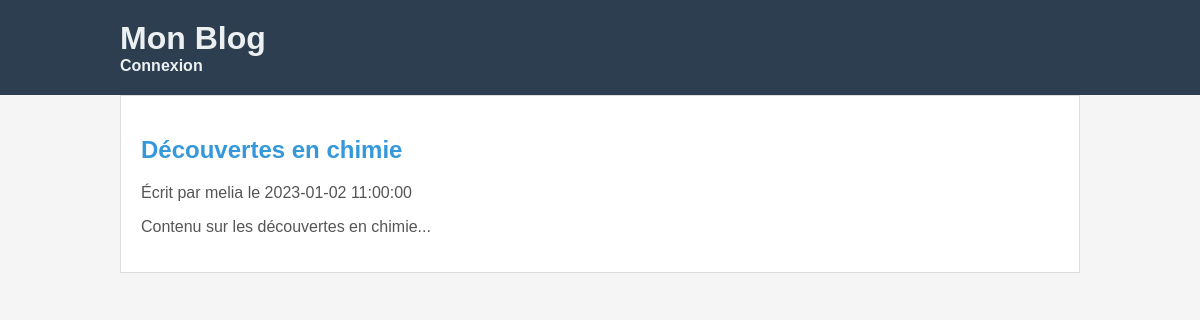
/article.php?id=7, run on the app's committed database.
### tables this page shows
CREATE TABLE `articles` (
  `id` int(11) NOT NULL AUTO_INCREMENT,
  `auteur` varchar(255) NOT NULL,
  `titre` varchar(255) NOT NULL,
  `date` datetime NOT NULL,
  `contenu` text DEFAULT NULL,
  PRIMARY KEY (`id`)
);

### Database.php (called while the page is built, shortened)
<?php
class Database {
    private $host = 'localhost';
    private $db = 'blog';
    private $user = 'root';
    private $pass = 'password';
    private $charset = 'utf8mb4';
    public $pdo = null;
    public function __construct() {
        try {
            $dsn = "mysql:host=$this->host;dbname=$this->db;charset=$this->charset";
            $options = [
                PDO::ATTR_ERRMODE => PDO::ERRMODE_EXCEPTION,
                PDO::ATTR_DEFAULT_FETCH_MODE => PDO::FETCH_ASSOC,
                PDO::ATTR_EMULATE_PREPARES => false,
            ];
            $this->pdo = new PDO($dsn, $this->user, $this->pass, $options);
        } catch (\PDOException $e) {
            throw new \PDOException($e->getMessage(), (int)$e->getCode());
        }
    }
    public function getArticleById($id) {
        $stmt = $this->pdo->prepare("SELECT * FROM articles WHERE id = :id");
        $stmt->execute(['id' => $id]);
        return $stmt->fetch();
    }
}
?>

### article.php (the view, shortened to what this page needs)
<!DOCTYPE html>
<html>
<head>
    <link rel="stylesheet" href="style.css">
</head>
<body>
    <header>
        <div class="container">
            <h1 id="branding">Mon Blog</h1>
            <nav>
                <ul>
                    <?php if (!isset($_SESSION['username'])): ?>
                        <li><a href="connexion.php">Connexion</a></li>
                    <?php else: ?>
                        <li><a href="deconnexion.php">Déconnexion</a></li>
                    <?php endif; ?>
                </ul>
            </nav>
        </div>
    </header>
    <div class="container">
        <?php
        include 'Database.php';
        $db = new Database();
        if (isset($_GET['id']) && is_numeric($_GET['id'])) {
            $id = $_GET['id'];
            $article = $db->getArticleById($id);
            if ($article) {
                echo "<article>";
                echo "<h2>" . htmlspecialchars($article['titre']) . "</h2>";
                echo "<p>Écrit par " . htmlspecialchars($article['auteur']) . " le " . $article['date'] . "</p>";
                echo "<p>" . htmlspecialchars($article['contenu']) . "</p>";
                echo "</article>";
            } else {
                echo "<p>Article non trouvé.</p>";
            }
        } else {
            echo "<p>ID d'article non spécifié ou invalide.</p>";
        }
        ?>
    </div>
</body>
</html>

### style.css (style rules this page uses)
body { font-family: 'Arial', sans-serif; background-color: #f5f5f5; color: #333; margin: 0; padding: 0; }
.container { width: 80%; margin: 0 auto; }
header { background-color: #2c3e50; color: #ecf0f1; padding: 20px 0; }
#branding { margin: 0; }
nav ul { list-style: none; padding: 0; margin: 0; }
nav ul li { display: inline; margin-right: 20px; }
nav a { text-decoration: none; color: #ecf0f1; font-weight: bold; }
article { background-color: #fff; border: 1px solid #ddd; margin-bottom: 20px; padding: 20px; }
article h2 { color: #3498db; }
article p { color: #555; }

### data on the page
articles: titre "Découvertes en chimie", auteur "melia", date "2023-01-02 11:00:00", contenu "Contenu sur les découvertes en chimie..."
